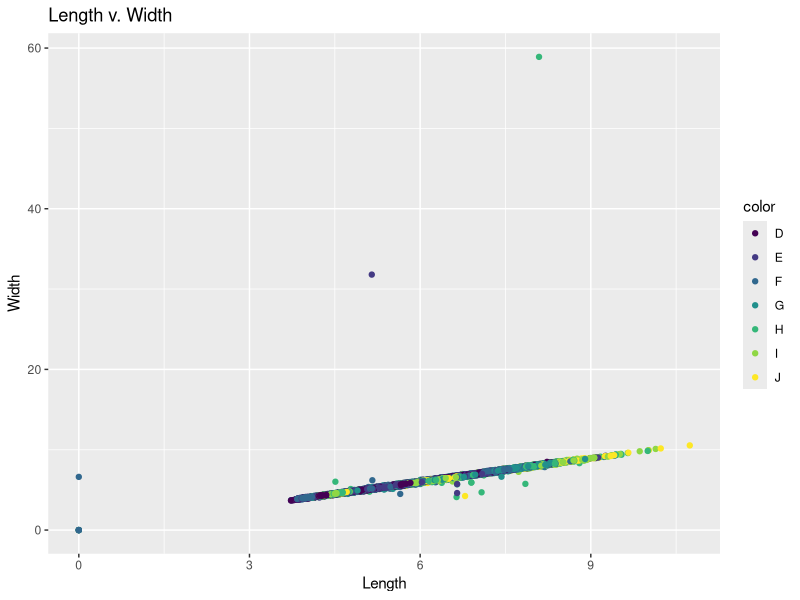
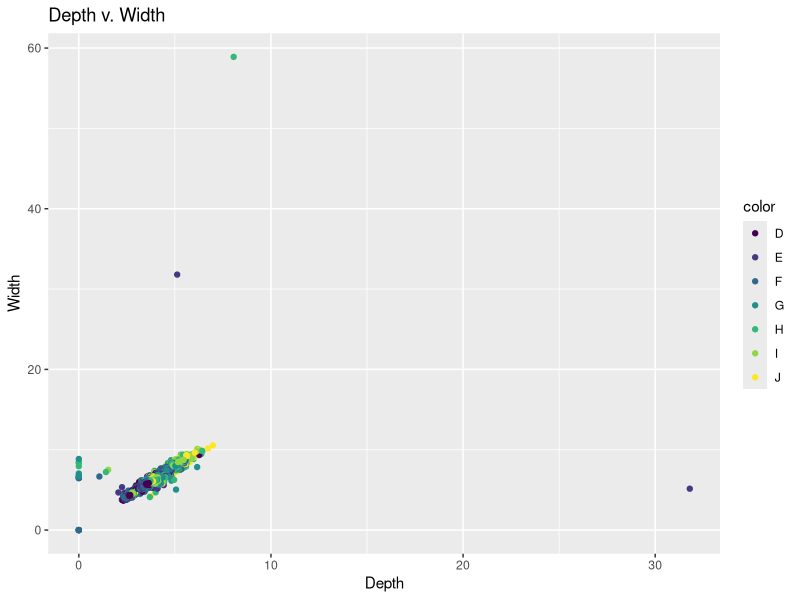
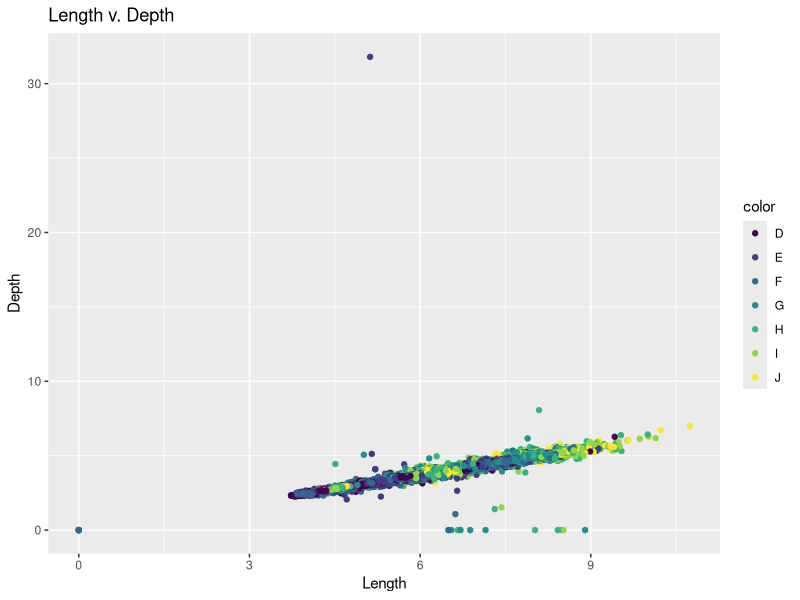
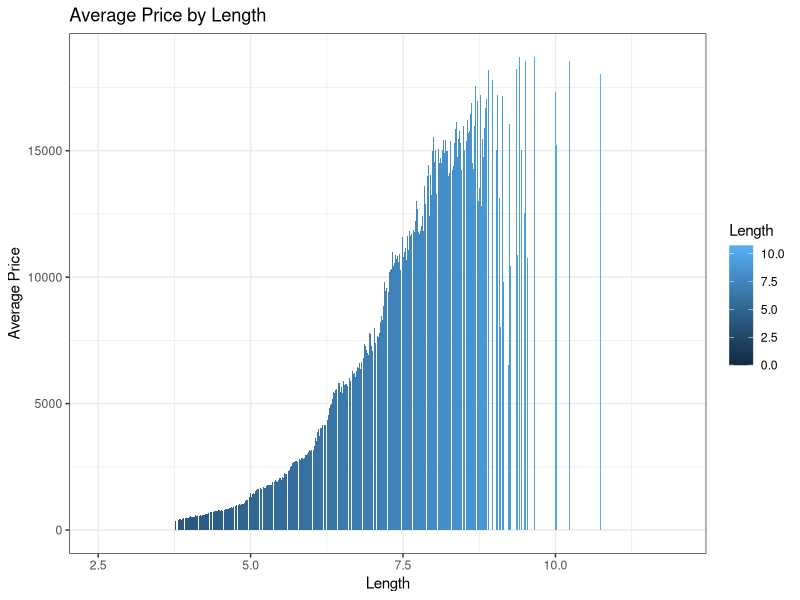
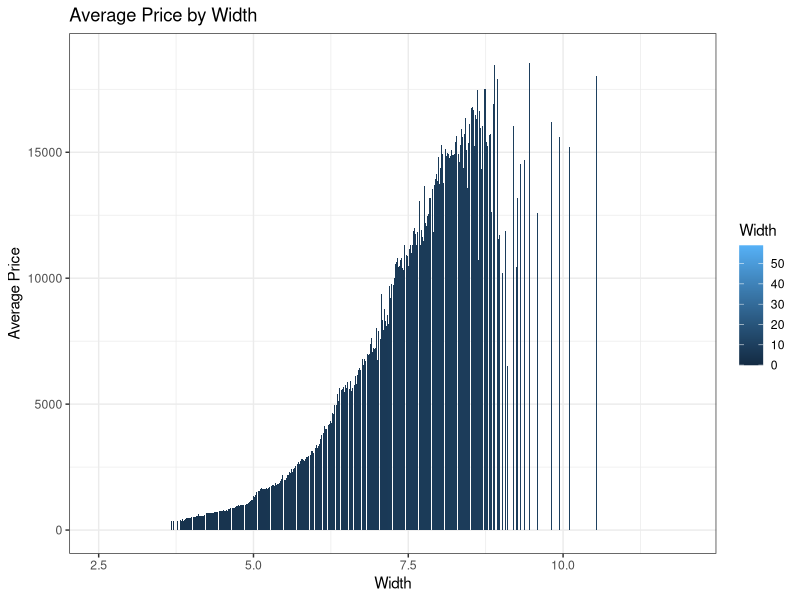
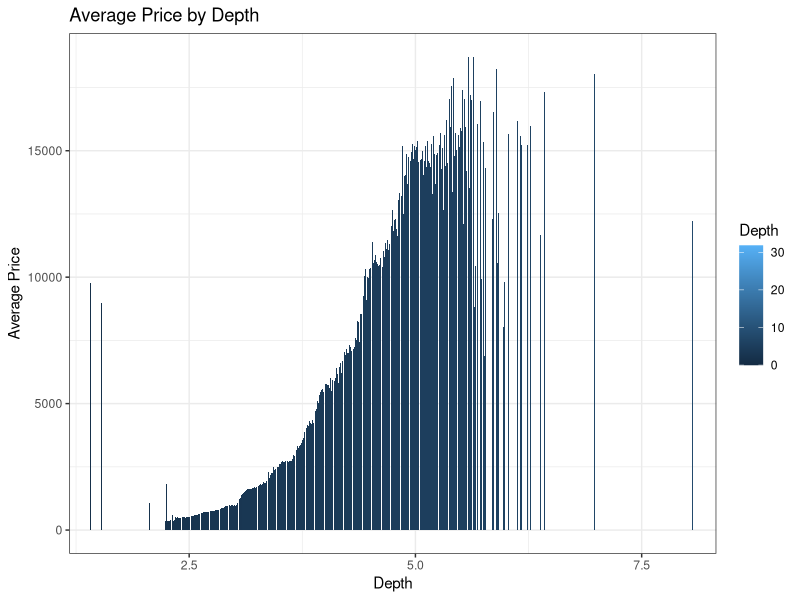
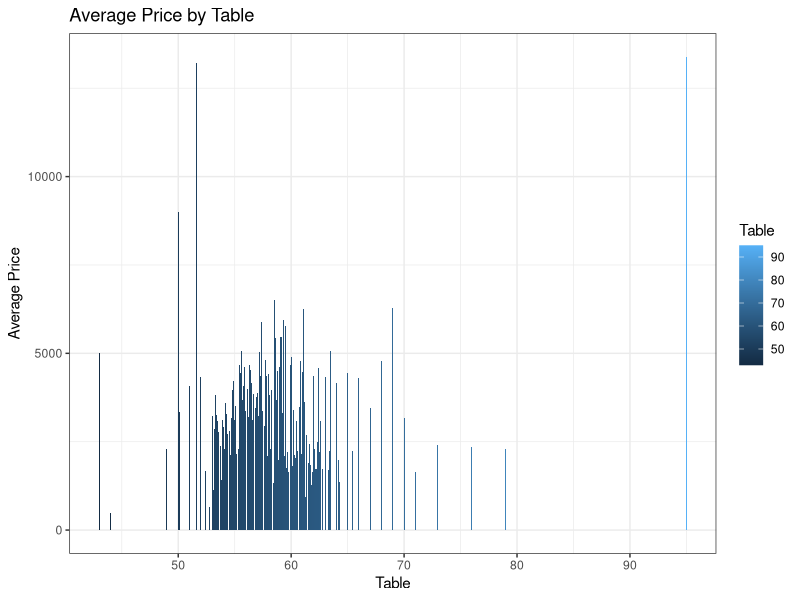

The R source for these figures, in order: (Note: this script raises an error after producing the figures.)
library(tidyverse)

# Case Study 6

view(diamonds)

?diamonds

ggplot(data = diamonds)+
  geom_point(mapping = aes( x = x, y = y, color = color))+
  labs( x = "Length",
        y = "Width",
        title = "Length v. Width")

ggplot(data = diamonds)+
  geom_point(mapping = aes( x = z, y = y, color = color))+
  labs( x = "Depth",
        y = "Width",
        title = "Depth v. Width")

ggplot(data = diamonds)+
  geom_point(mapping = aes( x = x, y = z, color = color))+
  labs( x = "Length",
        y = "Depth",
        title = "Length v. Depth")


dia1 <- group_by(diamonds, clarity) %>%
          summarise(mean = mean(price))

dia1

clarity <- ggplot(data = dia1)+
  geom_col(mapping = aes(x = clarity, y = mean, fill = clarity))+
  theme_bw()+
  labs(x = "Clarity",
       y = "Average Price",
       fill = "Clarity",
       title = "Average Price for each Clarity Category")


dia2 <- group_by(diamonds, carat) %>%
  summarise(mean = mean(price))

dia2

carat <- ggplot(data = dia2)+
  geom_col(mapping = aes(x = carat, y = mean, fill = carat))+
  theme_bw()+
  labs(x = "Carat",
       y = "Average Price",
       fill = "Carat",
       title = "Average Price for each Carat Category")


dia3 <- group_by(diamonds, y) %>%
  summarise(mean = mean(price))

dia3

width <- ggplot(data = dia3)+
  geom_col(mapping = aes(x = y, y = mean, fill = y))+
  theme_bw()+
  labs(x = "Width",
       y = "Average Price",
       fill = "Width",
       title = "Average Price by Width")+
  coord_cartesian(xlim = c(2.5, 12))+
  scale_x_continuous(breaks = c(2.5, 5.0, 7.5, 10.0))




dia4 <- group_by(diamonds, x) %>%
  summarise(mean = mean(price))

dia4

length <- ggplot(data = dia4)+
  geom_col(mapping = aes(x = x, y = mean, fill = x))+
  theme_bw()+
  labs(x = "Length",
       y = "Average Price",
       fill = "Length",
       title = "Average Price by Length")+
  coord_cartesian(xlim = c(2.5, 12))+
  scale_x_continuous(breaks = c(2.5, 5.0, 7.5, 10.0))



dia3


dia5 <- group_by(diamonds, z) %>%
  summarise(mean = mean(price))

dia5

depth <- ggplot(data = dia5)+
  geom_col(mapping = aes(x = z, y = mean, fill = z))+
  theme_bw()+
  labs(x = "Depth",
       y = "Average Price",
       fill = "Depth",
       title = "Average Price by Depth")+
  coord_cartesian(xlim = c(1.5,8))+
  scale_x_continuous(breaks = c(2.5, 5.0, 7.5))



dia6 <- group_by(diamonds, table) %>%
  summarise(mean = mean(price))

dia6

table <- ggplot(data = dia6)+
  geom_col(mapping = aes(x = table, y = mean, fill = table))+
  theme_bw()+
  labs(x = "Table",
       y = "Average Price",
       fill = "Table",
       title = "Average Price by Table")


length
width
depth
table

dia_type <- diamonds %>%
  select(carat, price) %>%
    mutate(
      type = case_when(
        price < 4000 ~ "<$4000",
        price < 8000 ~ "<$8000",
        price < 12000 ~ "<$12000",
        price > 12000 ~ ">$12000"
      )
    )

dia_type_sum <- group_by()

ggplot(data = dia_type)+
  geom_point(mapping = aes(x = price, y = carat, color = type))+
  facet_wrap(~type)

